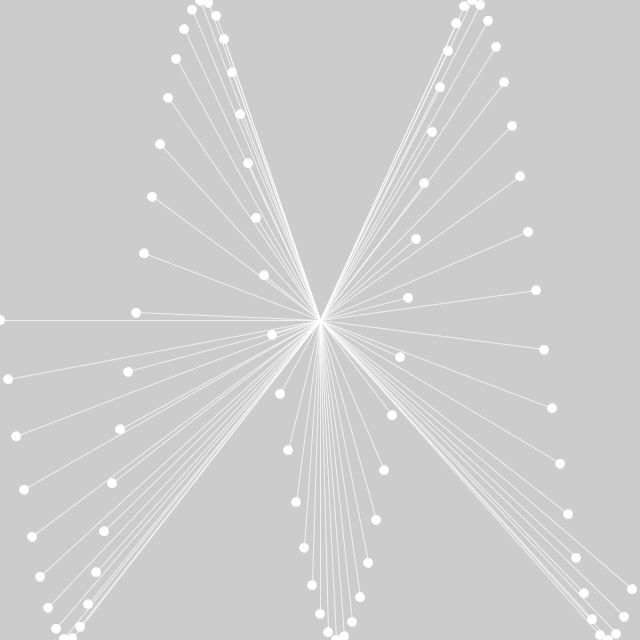
Frame 1 (no input)
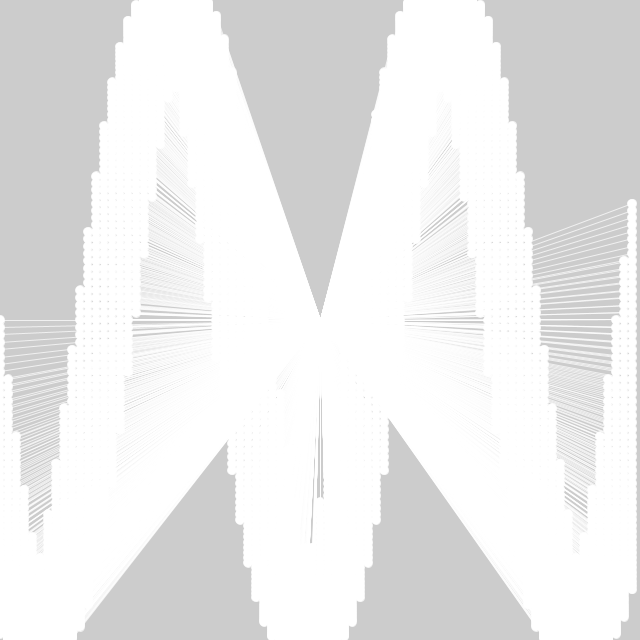
Frame 60 (the mouse pressed at the canvas centre just before this capture)
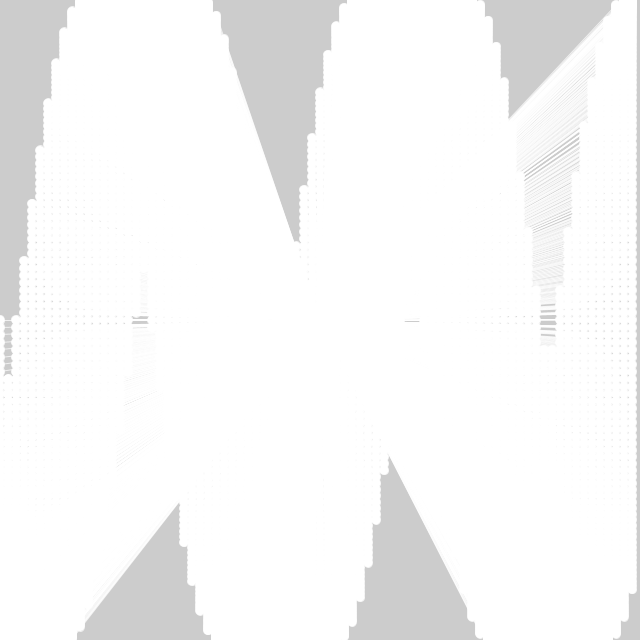
Frame 120 (the mouse held since frame 60 and released just before this capture)

The Processing sketch that drew these frames (run headless with seeded random() and noise(); from frame 60 on, the mouse is pressed at the canvas centre):

// Processing sketch: day065
// ── day065.pde
float t, x, y;
void setup() {
  size(640, 640);
  stroke(-1, 180);
}
void draw() {
  clear();
  for (x=0; x<640; x+=8) {
    circle(x, y=320*sin(t+PI/135*x)+320, 9);
    line(x, y, 320, 320);
  }
  t+=PI/135;
}
